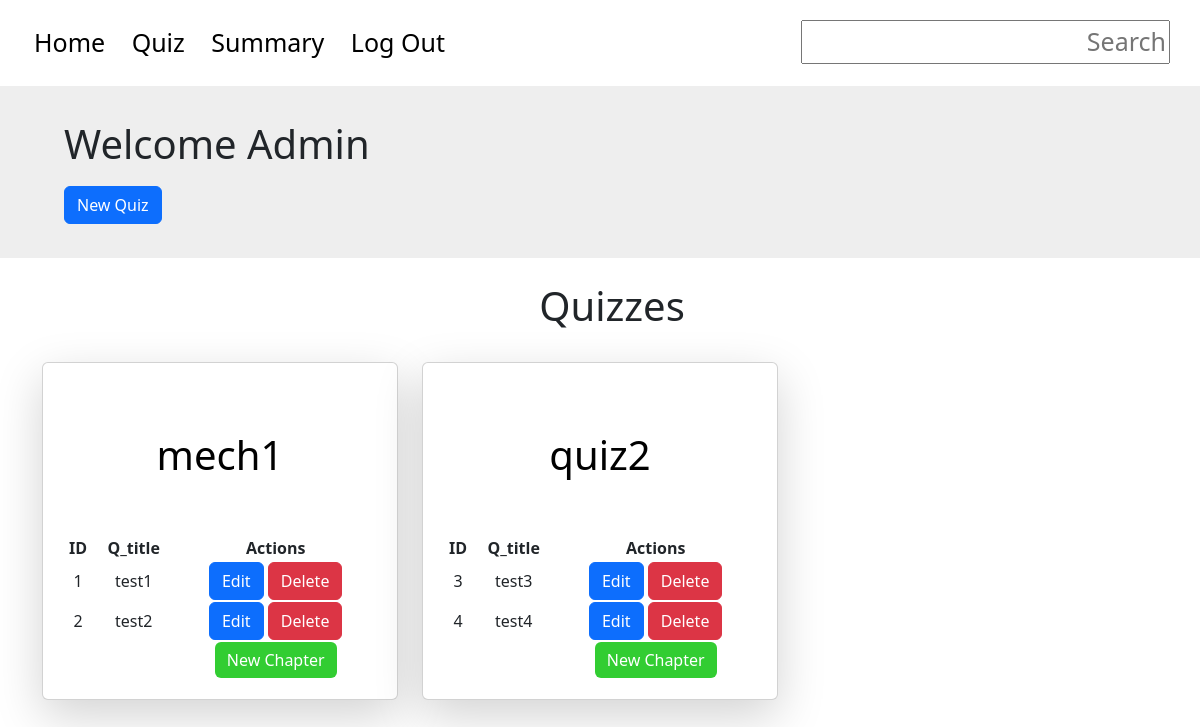
Page /admin/quiz on the committed database.
### tables this page shows
CREATE TABLE quizzes ( id INTEGER PRIMARY KEY AUTOINCREMENT, name TEXT NOT NULL, subject_id INTEGER NOT NULL, chapter_id INTEGER NOT NULL, date_of_quiz DATE NOT NULL, time_duration TEXT NOT NULL, remarks TEXT, FOREIGN KEY(chapter_id) REFERENCES chapters(id) ON DELETE CASCADE, FOREIGN KEY(subject_id) REFERENCES subjects(id) ON DELETE CASCADE);

CREATE TABLE questions ( id INTEGER PRIMARY KEY AUTOINCREMENT, name TEXT NOT NULL, quiz_id INTEGER NOT NULL, chapter_id INTEGER NOT NULL, subject_id INTEGER NOT NULL, question_statement TEXT NOT NULL, option1 TEXT NOT NULL, option2 TEXT NOT NULL, option3 TEXT NOT NULL, option4 TEXT NOT NULL, correct_option INTEGER NOT NULL, FOREIGN KEY(quiz_id) REFERENCES quizzes(id) ON DELETE CASCADE, FOREIGN KEY(chapter_id) REFERENCES chapters(id) ON DELETE CASCADE);

### app.py (the view)
@app.route('/admin/quiz', methods=['GET', 'POST'])
def quiz_management():
    quizzes_send = []
    conn = sqlite3.connect("app.db")
    cursor = conn.cursor()
    cursor.execute("SELECT id, name FROM quizzes")
    quizzes = cursor.fetchall()
    for quiz in quizzes:
        id = quiz[0]
        name = quiz[1]
        questions =[]
        cursor.execute('SELECT id, name FROM questions WHERE quiz_id = ?', (id,))
        quizzes = cursor.fetchall()
        for quiz in quizzes:
            question_id = quiz[0]
            question_name = quiz[1]
            questions.append({'id': question_id, 'name': question_name})
        quizzes_send.append({'id': id, 'name': name, 'questions': questions})
    conn.close()
    return render_template('quiz_management.html', quizzes = quizzes_send)

### templates/quiz_management.html (shortened to what this page needs)
<!DOCTYPE html>
<html lang="en">
<head>
    <link href="https://cdn.jsdelivr.net/npm/bootstrap@5.3.0/dist/css/bootstrap.min.css" rel="stylesheet">
</head>
<header class="container p-4 vh-20 vw-100" style="font-size: 25px; text-align: left; margin-left:0px;">
    <div>
        <a href='/admin/dashboard'>
            Home
        </a>
        <a href="/admin/quiz">
            Quiz
        </a>
        <a href="/admin/summary">
            Summary
        </a>
        <a href="">
            Log Out
        </a>
        <div style="position: absolute; right: 0; top: 0; padding-top: 20px; padding-right: 30px">
            <input type="text" placeholder="Search" style="text-align: right; position: right">
        </div>
    </div>
</header>
<body>
    <div class="container-lg p-4 vh-20 vw-100" style="background-color: #EEE; max-width:100%">
        <h1 style="padding-left: 40px; padding-top: 10px;">Welcome Admin</h1>
        <div style="padding-left: 40px; padding-top: 10px; padding-bottom: 10px">
            <a href="{{ url_for('new_quiz')}}"class="btn btn-primary">New Quiz</a>
        </div>
    </div>
    <div class="container vw-100"  style="text-align:center">
        <div class="container vw-100 p-4" style="text-align: center;">
            <h1>Quizzes</h1>
        </div>
        <div class="row">
            {% for quiz in quizzes %}
            <div class="col-lg-4 col-md-6 col-sm-12 mb-3">
                <div class="card p-1 shadow-lg ">
                    <div class="card-body">
                        <div class="p-4">
                            <a href="{{ url_for('view_quiz', quiz_id = quiz['id']) }}">
                                <h1 class="text-center">
                                    {{ quiz['name'] }}
                                </h1>
                            </a>
                        </div>
                        <table style="width: 100%; text-align: center;">
                            <tr>
                                <th>ID</th>
                                <th>Q_title</th>
                                <th> Actions </th>
                            </tr>
                            {% for question in quiz['questions'] %}
                            <tr>
                                <td>{{ question['id'] }}</td>
                                <td>{{ question['name'] }}</td>
                                <td inline>
                                    <a href="{{ url_for('edit_question', quiz_id = quiz['id'], question_id = question['id']) }}" class="btn btn-primary">
                                        Edit
                                    </a>
                                    <a href="{{ url_for('delete_question', quiz_id = quiz['id'], question_id = question['id']) }}" class="btn btn-danger">
                                        Delete
                                    </a>
                                </td>
                            </tr>
                            {% endfor %}
                            <tr class="p-4">
                                <td></td>
                                <td></td>
                                <td class="actions">
                                    <a href="{{ url_for('new_question', subject_id = quiz['subject_id'], quiz_id = quiz['id']) }}" class = "btn btn-primary" style="background-color: limegreen; border: limegreen;">
                                        New Chapter
                                    </a>
                                </td>
                            </tr>
                        </table>
                    </div>
                </div>
            </div>
            {% endfor %}
        </div>
    </div>
</body>

### templates/quiz_management.html (style rules this page uses)
a { color: #000; text-decoration: none; padding-left: 10px; padding-right: 10px; }

### rows in the picture
quizzes: name "mech1"
questions: id "1", name "test1"
questions: id "2", name "test2"
quizzes: name "quiz2"
questions: id "3", name "test3"
questions: id "4", name "test4"
